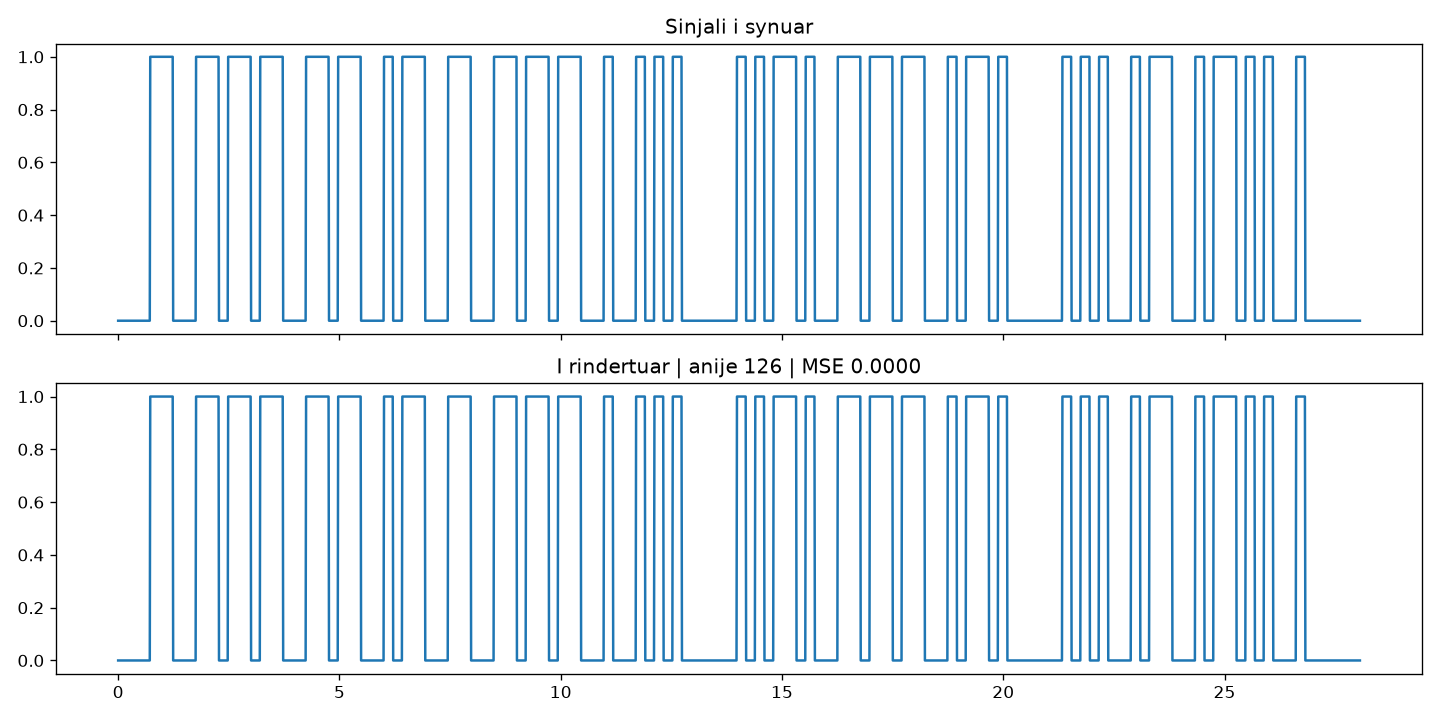

Write Python code to recreate this figure.
import os
import numpy as np
import matplotlib.pyplot as plt
from esa_code.lta_udp import udp

plt.switch_backend("Agg")  # ruan imazhe, nuk hap dritare

T = udp.t
dt = T[1] - T[0]
target = udp.target_signal > 0.5
M = udp.max_per_orbit
N = udp.num_orbits
ND = udp.num_dro
TWO_PI = 2 * np.pi
WIN = int(round(udp.width / dt))  # 10 pika

# 1) Ndaj cdo puls ne pllaka 10-pikeshe
pulses, i = [], 0
while i < len(target):
    if target[i]:
        j = i
        while j < len(target) and target[j]:
            j += 1
        pulses.append((i, j))
        i = j
    else:
        i += 1
tiles = [s for a, b in pulses for s in range(a, b, WIN)]
print("Pulse:", len(pulses), "| pllaka:", len(tiles), "| gjeresia e dritares:", WIN)


# 2) Dritarja e nje anijeje DRO me qender c (dite)
def dritare_dro(i, c_days):
    f = udp.frequencies_dro[i]
    c_nd = c_days * 24 * 3600 / udp.TU
    p = (TWO_PI * (1 - c_nd * f)) % TWO_PI
    col = udp.amplitudes_dro[i] * udp._repeating_box_window(
        T, (TWO_PI - p) / TWO_PI / f, frequency=f)
    return p, col > 0.5


# 3) Per cdo pllake gjej orbitat DRO qe nuk bien mbi zerot
valid = {}
for k, s in enumerate(tiles):
    c = (s + (WIN - 1) / 2) * dt
    L = []
    for i in range(ND):
        p, m = dritare_dro(i, c)
        if np.sum(m & ~target) == 0 and np.sum(m & target) >= WIN - 1:
            L.append((i, p))
    valid[k] = L
print("Pllaka pa asnje orbite te vlefshme:", sum(1 for v in valid.values() if not v))

# 4) Caktim i lakuar: pllakat me me pak zgjedhje se pari
cap = np.full(ND, M)
sel = np.zeros(N)
phs = np.zeros(N * M)
caktuar = 0
for k in sorted(range(len(tiles)), key=lambda k: len(valid[k])):
    for i, p in sorted(valid[k], key=lambda t: -cap[t[0]]):
        if cap[i] > 0:
            phs[i * M + int(sel[i])] = p
            sel[i] += 1
            cap[i] -= 1
            caktuar += 1
            break
print("Pllaka te mbuluara:", caktuar, "nga", len(tiles))

# 5) Vleresimi zyrtar
x = np.concatenate([sel, phs])
obj, n_ships, mse = udp.fitness(x, postprocess=True)
print("Anije:", n_ships, "| MSE:", mse, "| kufiri:", udp.mse_thresh)
print("E vlefshme:", mse <= udp.mse_thresh)

os.makedirs("solutions", exist_ok=True)
np.save("solutions/baseline_x.npy", x)

# 6) Imazh krahasimi
A = udp._build_occultation_matrix(*udp._decode_chromosome(x))
rec = np.clip(A @ np.ones(A.shape[1]), 0, 1)
fig, (a1, a2) = plt.subplots(2, 1, figsize=(12, 6), sharex=True)
a1.plot(T, udp.target_signal)
a1.set_title("Sinjali i synuar")
a2.plot(T, rec)
a2.set_title(f"I rindertuar | anije {n_ships} | MSE {mse:.4f}")
plt.tight_layout()
plt.savefig("baseline.png", dpi=120)
print("U ruajt baseline.png")
